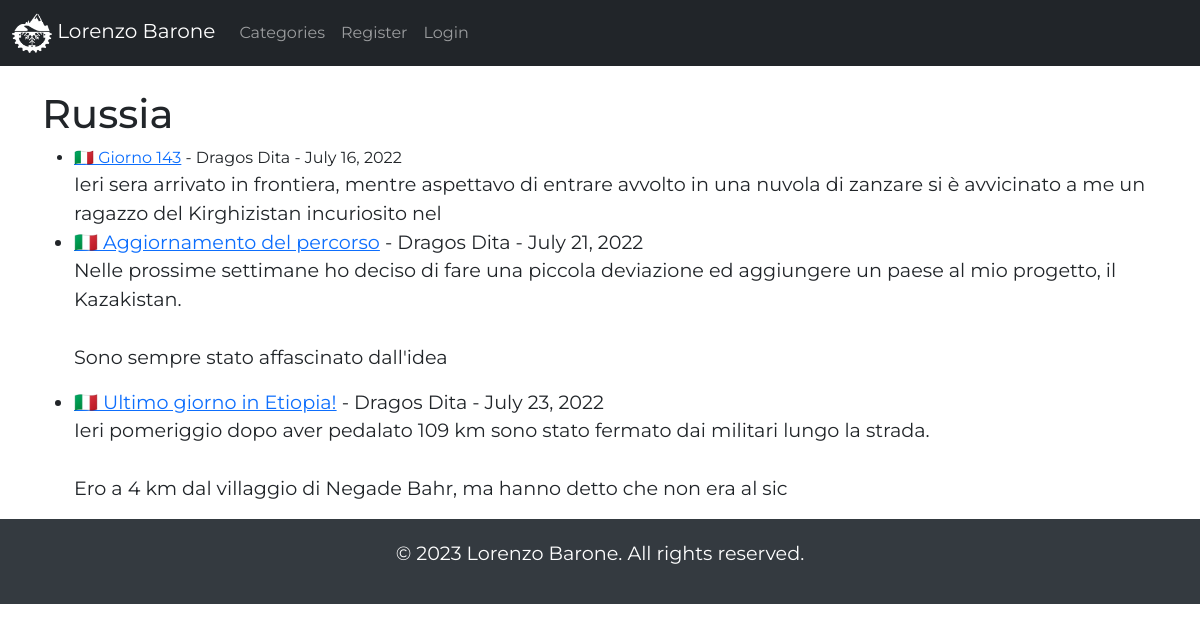
Screenshot of /category/russia with the database file from the repository.
### lorenzo_barone/models.py (models this page shows, shortened)
class Post(models.Model):
    title = models.CharField(max_length=255)
    header_image = models.ImageField(null=True, blank=True, upload_to="images/")
    title_tag = models.CharField(max_length=255)
    author = models.ForeignKey(User, on_delete=models.CASCADE)
    body = RichTextField(blank=True, null=True)
    post_date = models.DateField(auto_now_add=True)
    category = models.CharField(max_length=255, default='')  # category = models.Foreignkey
    snippet = models.CharField(max_length=255)
    likes = models.ManyToManyField(User, related_name='blog_post')

### lorenzo_barone/views.py (the view)
# urls.py: path('category/<str:cats>', CategoryView, name='category'),
def CategoryView(request, cats):  # todo snakecase!
    category_posts = Post.objects.filter(category=cats.replace('-', ' '))
    return render(request, 'categories.html',
                  {'cats': cats.title().replace('-', ' '), 'category_posts': category_posts})

### templates/categories.html (shortened to what this page needs)
{% extends 'base.html' %}
{% block content %}
    {% if category_posts %}
        <h1>{{ cats }}</h1>
<ul>
        {% for post in category_posts %}
            <li><a href="{% url 'article-detail' post.pk %}">{{ post.title }}</a>
                - {{ post.author.first_name }} {{ post.author.last_name }} -
                {{ post.post_date }}
                <br/>
                {{ post.body|slice:":200"|safe }}</li>
        {% endfor %}
</ul>
    {% else %}
        <h2>Here are not any Post with this kind of category so far...</h2>
    {% endif %}
{% endblock %}

### templates/base.html (style rules this page uses)
* { margin: 0; padding: 0; font-family: 'Montserrat', sans-serif; }

### rows the page displays
Post: title "🇮🇹 Giorno 143", author.first_name "Dragos", author.last_name "Dita", post_date "July 16, 2022", body "Ieri sera arrivato in frontiera, mentre aspettavo di entrare avvolto in una nuvola di zanzare si è avvicinato a me un ragazzo del Kirghizistan incuriosito nel"
Post: title "🇮🇹 Aggiornamento del percorso", author.first_name "Dragos", author.last_name "Dita", post_date "July 21, 2022", body "Nelle prossime settimane ho deciso di fare una piccola deviazione ed aggiungere un paese al mio progetto, il Kazakistan. Sono sempre stato affascinato dall'idea"
Post: title "🇮🇹 Ultimo giorno in Etiopia!", author.first_name "Dragos", author.last_name "Dita", post_date "July 23, 2022", body "Ieri pomeriggio dopo aver pedalato 109 km sono stato fermato dai militari lungo la strada. Ero a 4 km dal villaggio di Negade Bahr, ma hanno detto che non era al sic"

### other values shown
{{ cats }} "Russia"
